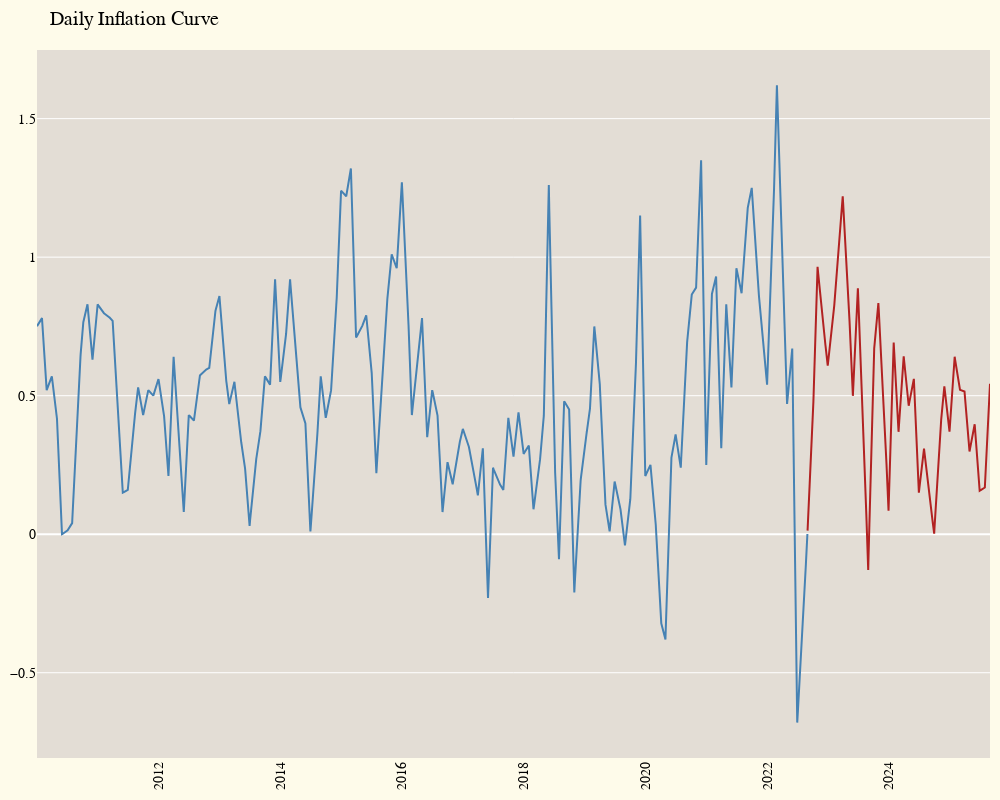

Here is the notebook cell this chart was saved with:
### Code cell
# Daily Inflation Curve
trace31 = go.Scatter(
                    x=dailyForecast[
                                    (dailyForecast.index>'2010-01-01')
                                    & (dailyForecast.index<'2022-09-01')
                                    ].index,
                    y=dailyForecast[
                                    (dailyForecast.index>'2010-01-01')
                                    & (dailyForecast.index<'2022-09-01')                                    
                                    ].IPCA.values,
                    name='Actual',
                    marker=dict(
                                color='SteelBlue'
                                ),
                    )

trace32 = go.Scatter(
                    x=dailyForecast[dailyForecast.index>='2022-09-01'].index,
                    y=dailyForecast[
                                    dailyForecast.index>='2022-09-01'
                                    ].IPCA.values,
                    name='Forecast',
                    marker=dict(
                                color='Firebrick'
                                ),
                    )

fig3 = make_subplots(specs=[[{"secondary_y": False}]])
fig3.add_trace(trace31)
fig3.add_trace(trace32,secondary_y=False)
fig3.update(layout=layout,)
fig3['layout'].update(
                      height=800,
                      width=1000,
                      title='Daily Inflation Curve',
                      xaxis=dict(
                                tickangle=-90
                                )
                      )
iplot(fig3)

### Figure 1 — Plotly figure (JSON) as saved in the notebook; plotly's stock layout.template omitted (floating-point values rounded to 4 significant figures; data arrays with more than 128 entries replaced by an {"elided": "..."} marker saying what was removed)
{"data": [{"marker": {"color": "SteelBlue"}, "name": "Actual", "type": "scatter", "x": {"elided": "4625 str values"}, "y": {"elided": "4625 float values"}}, {"marker": {"color": "Firebrick"}, "name": "Forecast", "type": "scatter", "x": {"elided": "1096 str values"}, "xaxis": "x", "y": {"elided": "1096 float values"}, "yaxis": "y"}], "layout": {"autosize": true, "font": {"color": "Black", "family": "Segoe UI", "size": 14}, "height": 800, "margin": {"b": 10, "l": 20, "r": 10, "t": 50}, "paper_bgcolor": "#FEFBEA", "plot_bgcolor": "#E3DDD5", "showlegend": false, "title": {"text": "Daily Inflation Curve"}, "width": 1000, "xaxis": {"anchor": "y", "domain": [0, 1], "gridcolor": "DarkGrey", "showgrid": false, "showticklabels": true, "tickangle": -90, "zeroline": false, "zerolinecolor": "White", "zerolinewidth": 2}, "yaxis": {"anchor": "x", "domain": [0, 1], "gridcolor": "White", "showgrid": true, "showticklabels": true, "zeroline": true, "zerolinecolor": "White", "zerolinewidth": 2}}}
